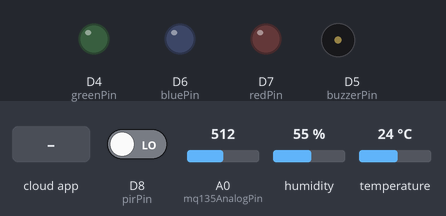
The sketch below on a simulated ESP8266 (NodeMCU). Shown: output pins drawn as LEDs (lit = HIGH), buzzer (waves = sounding). Inputs (shaded band) come from the test bench; at power-on: D8 (pirPin) LOW, A0 (mq135AnalogPin) = 512, humidity 55 %, temperature 24 °C. WiFi joins after 1.5 s; servers stay silent unless stated; network time is answered at once with the bench clock; the local clock reads 2024-03-15 10:24:30 at power-on unless the sketch sets it; the Firebase database answers and starts empty; what the sketch prints to the serial monitor is not drawn.

Above: at 1.1 s.
At 3.7 s:
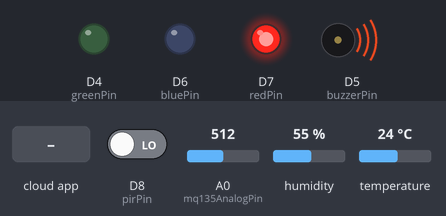
3.8 s: D8 (pirPin) driven HIGH
7.2 s: the phone or cloud app sets EnergySaving to 1
Timing chart, 0 to 10.2 s (numbered marks = the images above; inputs shaded):
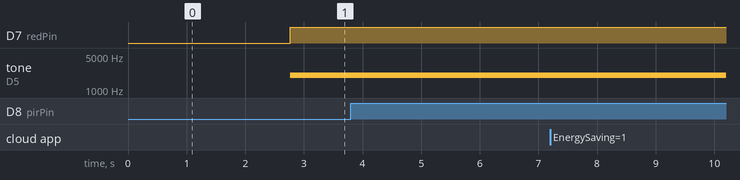

The sketch:

campus-life.ino
```cpp
#include <Adafruit_AHTX0.h>
#include <Wire.h>

#include <NTPClient.h>
#include <WiFiUdp.h>

#include <ESP8266WiFi.h>
#include <FirebaseESP8266.h>

#define WIFI_SSID "KORAYKORAY"
#define WIFI_PASSWORD "123456789"

#define FIREBASE_HOST "campuslife-3e1e8-default-rtdb.firebaseio.com"
#define FIREBASE_AUTH "PzzxXGbPY4ABm00KXPRmPVZtSoaYdMo6iPoQOIJJ"

FirebaseData firebaseData;
FirebaseConfig config;
FirebaseAuth auth;

Adafruit_AHTX0 aht;

bool manualEnergySaving = false;  // Uygulamadan gelen emir
bool autoEnergySaving = false;    // Sensörlerin hesapladığı durum

const int buzzerPin = D5;       // Buzzer
const int mq135AnalogPin = A0;  // MQ-135
const int mq2DigitalPin = D3;   // MQ-2
const int pirPin = D8;          // PIR

const int redPin = D7;
const int bluePin = D6;
const int greenPin = D4;

WiFiUDP ntpUDP;
NTPClient timeClient(ntpUDP, "pool.ntp.org", 10800);

// =====================
// BUZZER FIX (tone/noTone)
// =====================
bool buzzerIsOn = false;

void buzzerOn(int freq = 2000) {
  if (!buzzerIsOn) {
    tone(buzzerPin, freq);
    buzzerIsOn = true;
  }
}

void buzzerOff() {
  if (buzzerIsOn) {
    noTone(buzzerPin);
    buzzerIsOn = false;
  }
}

void setup() {
  Serial.begin(115200);
  delay(1000);

  timeClient.begin();

  Wire.begin(D2, D1);

  pinMode(buzzerPin, OUTPUT);
  buzzerOff(); // başlangıçta kapalı

  pinMode(redPin, OUTPUT);
  pinMode(bluePin, OUTPUT);
  pinMode(greenPin, OUTPUT);

  pinMode(mq2DigitalPin, INPUT);
  pinMode(pirPin, INPUT);

  WiFi.begin(WIFI_SSID, WIFI_PASSWORD);
  Serial.print("Wifi baglaniyor!");
  while (WiFi.status() != WL_CONNECTED) {
    Serial.print(".");
    delay(500);
  }
  Serial.println("\nWifi baglandi!");

  config.host = FIREBASE_HOST;
  config.signer.tokens.legacy_token = FIREBASE_AUTH;
  Firebase.begin(&config, &auth);
  Firebase.reconnectWiFi(true);

  if (!aht.begin()) {
    Serial.println("HATA: AHT10 bulunamadi!");
    while (1) delay(10);
  }

  Serial.println("\n--- CampusLife: Tum Sensorler Aktif ---");
}

void loop() {
  sensors_event_t humidity, temp;
  aht.getEvent(&humidity, &temp);

  timeClient.update();
  int currentHour = timeClient.getHours();

  int airQualityValue = analogRead(mq135AnalogPin);
  int flammableGasAndSmokeValue = digitalRead(mq2DigitalPin);
  int motionValue = digitalRead(pirPin);
  bool isNightTime = (currentHour >= 22 || currentHour < 8);

  Serial.print("Sicaklık: ");
  Serial.print(temp.temperature);
  Serial.print(" C | ");

  Serial.print("Nem: %");
  Serial.print(humidity.relative_humidity);
  Serial.print(" RH | ");

  Serial.print("Hava Seviyesi: ");
  Serial.print(airQualityValue);
  Serial.print(" BR | ");

  Serial.print("Hareket: ");
  Serial.print(motionValue == HIGH ? "VAR" : "YOK");
  Serial.print(" | ");

  Serial.print("yanici gaz: ");
  Serial.print(flammableGasAndSmokeValue == HIGH ? "VAR" : "YOK");
  Serial.print(" | ");

  Serial.println("");

  // --- 1. TEHLİKE TESPİTİ ---
  bool danger = (airQualityValue > 800 || flammableGasAndSmokeValue == HIGH ||
                 temp.temperature > 30.0 || humidity.relative_humidity > 80.0 || motionValue == HIGH);

  // --- 2. FIREBASE'DEN KOMUT OKUMA ---
  if (Firebase.getString(firebaseData, "/CampusLife/EnergySaving")) {
    String val = firebaseData.stringData();
    val.replace("\"", "");

    manualEnergySaving = (val == "1");
  }

  // --- 3. TEHLİKE ANINDA TASARRUFU İPTAL ET ---
  if (manualEnergySaving == true && danger) {
    manualEnergySaving = false;
    Firebase.setString(firebaseData, "/CampusLife/EnergySaving", "0");
    Serial.println("!!! TEHLİKE: Tasarruf modu kapatildi ve butona 0 iletildi.");
  }

  // --- 4. IŞIK VE EYLEM KONTROLÜ ---
  if (manualEnergySaving == true) {
    // A) TASARRUF MODU: Yeşil Blink + BUZZER KAPALI
    static bool blinkState = LOW;
    static unsigned long lastBlinkTime = 0;

    if (millis() - lastBlinkTime > 1000) {
      lastBlinkTime = millis();
      blinkState = !blinkState;

      digitalWrite(redPin, LOW);
      digitalWrite(bluePin, LOW);
      digitalWrite(greenPin, blinkState);
    }

    buzzerOff();  // <<< BUZZER FIX
  } else {
    // B) NORMAL MOD: LED seviyesi (buzzer ayrı yönetilecek)
    if (airQualityValue > 500 || flammableGasAndSmokeValue == HIGH) {
      buzzerOn(2000);
      digitalWrite(greenPin, LOW);
      digitalWrite(bluePin, LOW);
      digitalWrite(redPin, HIGH);
    } else if (airQualityValue >= 200) {
      digitalWrite(greenPin, LOW);
      digitalWrite(redPin, LOW);
      digitalWrite(bluePin, HIGH);
    } else {
      digitalWrite(redPin, LOW);
      digitalWrite(bluePin, LOW);
      digitalWrite(greenPin, HIGH);
    }

    // Ekstra Tehlike (Sıcaklık/Nem) -> LED kırmızıya zorla
    if (temp.temperature > 30.0 || humidity.relative_humidity > 80.0) {
      digitalWrite(bluePin, LOW);
      digitalWrite(greenPin, LOW);
      digitalWrite(redPin, HIGH);
    }

    // Hareket ve Güvenlik (Sadece değer değiştiğinde Firebase'e yaz)
    static int lastMotionSent = -1;

    if (motionValue == HIGH) {
      if (isNightTime) {
        digitalWrite(redPin, HIGH);
      }
      if (lastMotionSent != 1) {
        Firebase.setInt(firebaseData, "/CampusLife/MotionValue", 1);
        lastMotionSent = 1;
        digitalWrite(bluePin, LOW);
        digitalWrite(greenPin, LOW);
        digitalWrite(redPin, HIGH);
      }
    } else {
      if (lastMotionSent != 0) {
        Firebase.setInt(firebaseData, "/CampusLife/MotionValue", 0);
        lastMotionSent = 0;
      }
    }

    //buzzer karar
    bool securityAlarm = (motionValue == HIGH); //(isNightTime && motionValue == HIGH)
    bool alarmNow = danger || securityAlarm;

    if (alarmNow) buzzerOn(2000);
    else buzzerOff();
  }

  // Firebase'e temel verileri gönder
  Firebase.setFloat(firebaseData, "/CampusLife/Temperature", temp.temperature);
  Firebase.setFloat(firebaseData, "/CampusLife/RelativeHumidity", humidity.relative_humidity);
  Firebase.setInt(firebaseData, "/CampusLife/AirQualityValue", airQualityValue);
  Firebase.setInt(firebaseData, "/CampusLife/FlammableGasAndSmokeValue", flammableGasAndSmokeValue);

  // Arşiv kayıt
  static unsigned long lastLogTime = 0;
  if (millis() - lastLogTime > 10000) {
    lastLogTime = millis();

    String zaman = timeClient.getFormattedTime();
    String logData =
      zaman + " | Temp:" + String(temp.temperature) +
      " | Hum:%" + String(humidity.relative_humidity) +
      " | Air:" + String(airQualityValue) +
      " | Gas:" + (flammableGasAndSmokeValue == HIGH ? "1" : "0") +
      " | EnergySaving:" + (manualEnergySaving ? "1" : "0");

    Firebase.pushString(firebaseData, "/CampusLife/History", logData);
    Serial.println(">>> Veritabanina Arsiv Kaydi Atildi.");
  }

  delay(100);
}
```

Measured:
- after the input at 3.8 s, every drawn part: stays the same
- after the input at 7.2 s, every drawn part: stays the same
